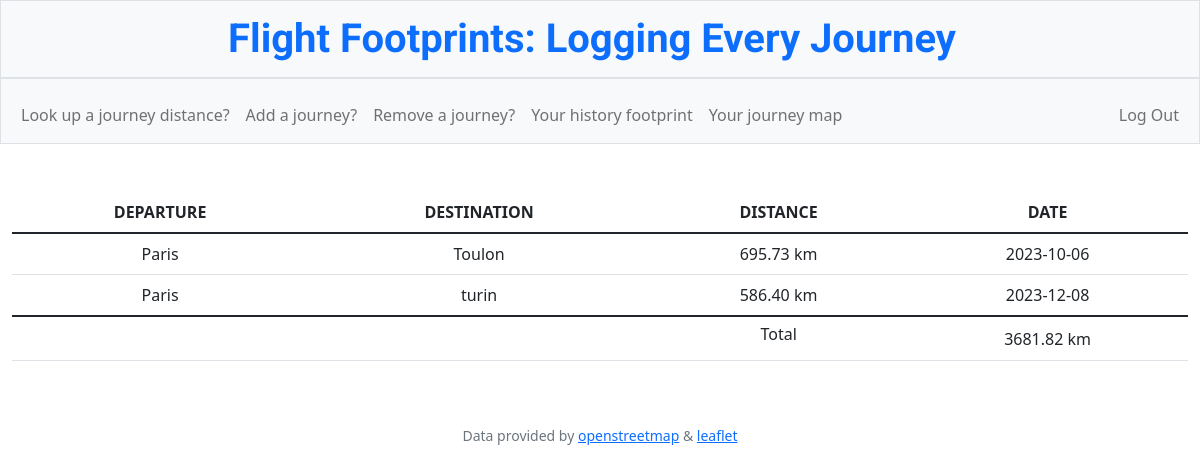
Screenshot of /history (signed in) with the database file from the repository.
### tables this page shows
CREATE TABLE 'flights' ('departure' TEXT NOT NULL, 'destination' TEXT NOT NULL, 'user_id' INTEGER NOT NULL, 'distance' NUMERIC NOT NULL, 'date' DATETIME NOT NULL);

CREATE TABLE 'users' ('id' INTEGER PRIMARY KEY AUTOINCREMENT NOT NULL, 'username' TEXT NOT NULL, 'hash' TEXT NOT NULL, 'flight_dist' NUMERIC);

### app.py (the view)
@app.route("/history")
@login_required
def history():
    user_id = session["user_id"]
    flight_db = db.execute("SELECT * FROM flights WHERE user_id = ?", user_id)
    update_dist = db.execute("SELECT flight_dist FROM users WHERE id = ?", user_id)
    return render_template("history.html", flights = flight_db, update_dist = update_dist[0]["flight_dist"])

### app.py (called while the page is built)
@app.after_request
def after_request(response):
    response.headers["Cache-Control"] = "no-cache, no-store, must-revalidate"
    response.headers["Expires"] = 0
    response.headers["Pragma"] = "no-cache"
    return response

### helpers.py (called while the page is built)
def login_required(f):
    @wraps(f)
    def decorated_function(*args, **kwargs):
        if session.get("user_id") is None:
            return redirect("/login")
        return f(*args, **kwargs)
    return decorated_function

### templates/history.html (shortened to what this page needs)
{% extends "layout.html" %}
{% block main %}
<table class="table">
    <thead>
      <tr>
        <th scope="col">DEPARTURE</th>
        <th scope="col">DESTINATION</th>
        <th scope="col">DISTANCE</th>
        <th scope="col">DATE</th>
      </tr>
    </thead>
    <tbody class="table-group-divider">
      {% for row in flights%}
      <tr>
        <td>{{row["departure"]}}</td>
        <td>{{row["destination"]}}</td>
        <td>{{"%.2f"|format(row["distance"])}} km</td>
        <td>{{row["date"] }}</td>
      </tr>
      {% endfor %}
    </tbody>
    <tfoot>
      <tr>
          <td></td>
          <td></td>
          <td><h6> Total</h6></td>
          <td>{{ "%.2f"|format(update_dist) }} km</td>
      </tr>
  </tfoot>
</table>
{% endblock %}

### rows the page displays
flights: departure "Paris", destination "Toulon", distance "695.73", date "2023-10-06"
flights: departure "Paris", destination "turin", distance "586.40", date "2023-12-08"
users: flight_dist "3681.82"
